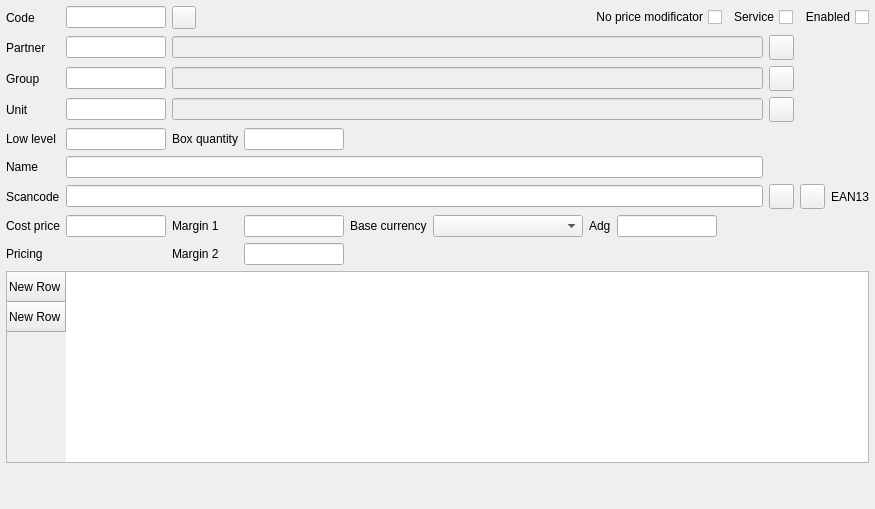
     <widget class="QWidget" name="tab">
      <attribute name="title">
       <string>Main</string>
      </attribute>
      <layout class="QGridLayout" name="gridLayout_2">
       <property name="leftMargin">
        <number>6</number>
       </property>
       <property name="topMargin">
        <number>6</number>
       </property>
       <property name="rightMargin">
        <number>6</number>
       </property>
       <property name="bottomMargin">
        <number>6</number>
       </property>
       <item row="4" column="2" colspan="7">
        <widget class="C5LineEditWithSelector" name="leGroupName">
         <property name="enabled">
          <bool>false</bool>
         </property>
         <property name="focusPolicy">
          <enum>Qt::NoFocus</enum>
         </property>
         <property name="FieldRef" stdset="0">
          <string>f_groupname</string>
         </property>
        </widget>
       </item>
       <item row="13" column="2">
        <widget class="QLabel" name="label_9">
         <property name="text">
          <string>Margin 1</string>
         </property>
        </widget>
       </item>
       <item row="0" column="1">
        <widget class="C5LineEditWithSelector" name="leCode">
         <property name="minimumSize">
          <size>
           <width>100</width>
           <height>0</height>
          </size>
         </property>
         <property name="maximumSize">
          <size>
           <width>100</width>
           <height>16777215</height>
          </size>
         </property>
         <property name="Field" stdset="0">
          <string>f_id</string>
         </property>
         <property name="Primary" stdset="0">
          <bool>true</bool>
         </property>
         <property name="Manual" stdset="0">
          <bool>true</bool>
         </property>
        </widget>
       </item>
       <item row="4" column="1">
        <widget class="C5LineEditWithSelector" name="leGroup">
         <property name="minimumSize">
          <size>
           <width>100</width>
           <height>0</height>
          </size>
         </property>
         <property name="maximumSize">
          <size>
           <width>100</width>
           <height>16777215</height>
          </size>
         </property>
         <property name="Field" stdset="0">
          <string>f_group</string>
         </property>
         <property name="Type" stdset="0">
          <string>1</string>
         </property>
         <property name="Check" stdset="0">
          <string>empty=&quot;Group&quot;</string>
         </property>
        </widget>
       </item>
       <item row="7" column="0">
        <widget class="QLabel" name="lbLowLevel">
         <property name="text">
          <string>Low level</string>
         </property>
        </widget>
       </item>
       <item row="4" column="9">
        <widget class="QPushButton" name="btnNewGroup">
         <property name="minimumSize">
          <size>
           <width>25</width>
           <height>25</height>
          </size>
         </property>
         <property name="maximumSize">
          <size>
           <width>25</width>
           <height>25</height>
          </size>
         </property>
         <property name="focusPolicy">
          <enum>Qt::ClickFocus</enum>
         </property>
         <property name="text">
          <string/>
         </property>
         <property name="icon">
          <iconset resource="../resources/res.qrc">
           <normaloff>:/new.png</normaloff>:/new.png</iconset>
         </property>
        </widget>
       </item>
       <item row="6" column="0">
        <widget class="QLabel" name="lbUnit">
         <property name="text">
          <string>Unit</string>
         </property>
        </widget>
       </item>
       <item row="1" column="2" colspan="7">
        <widget class="C5LineEditWithSelector" name="leSupplierName">
         <property name="enabled">
          <bool>false</bool>
         </property>
         <property name="focusPolicy">
          <enum>Qt::NoFocus</enum>
         </property>
         <property name="FieldRef" stdset="0">
          <string>f_taxname</string>
         </property>
        </widget>
       </item>
       <item row="12" column="1" colspan="8">
        <widget class="C5LineEditWithSelector" name="leScanCode">
         <property name="maxLength">
          <number>32</number>
         </property>
         <property name="allowall" stdset="0">
          <bool>true</bool>
         </property>
        </widget>
       </item>
       <item row="13" column="4">
        <widget class="QLabel" name="label_10">
         <property name="text">
          <string>Base currency</string>
         </property>
        </widget>
       </item>
       <item row="12" column="9">
        <widget class="QWidget" name="wCheckScancode" native="true">
         <layout class="QHBoxLayout" name="horizontalLayout_6">
          <property name="leftMargin">
           <number>0</number>
          </property>
          <property name="topMargin">
           <number>0</number>
          </property>
          <property name="rightMargin">
           <number>0</number>
          </property>
          <property name="bottomMargin">
           <number>0</number>
          </property>
          <item>
           <widget class="QPushButton" name="btnSetControlSum">
            <property name="minimumSize">
             <size>
              <width>25</width>
              <height>25</height>
             </size>
            </property>
            <property name="maximumSize">
             <size>
              <width>25</width>
              <height>25</height>
             </size>
            </property>
            <property name="focusPolicy">
             <enum>Qt::ClickFocus</enum>
            </property>
            <property name="text">
             <string/>
            </property>
            <property name="icon">
             <iconset resource="../resources/res.qrc">
              <normaloff>:/new.png</normaloff>:/new.png</iconset>
            </property>
           </widget>
          </item>
          <item>
           <widget class="QPushButton" name="btnPrintBarcode">
            <property name="minimumSize">
             <size>
              <width>25</width>
              <height>25</height>
             </size>
            </property>
            <property name="maximumSize">
             <size>
              <width>25</width>
              <height>25</height>
             </size>
            </property>
            <property name="focusPolicy">
             <enum>Qt::ClickFocus</enum>
            </property>
            <property name="text">
             <string/>
            </property>
            <property name="icon">
             <iconset resource="../resources/res.qrc">
              <normaloff>:/barcode.png</normaloff>:/barcode.png</iconset>
            </property>
           </widget>
          </item>
          <item>
           <widget class="QLabel" name="lbScancodeType">
            <property name="text">
             <string>EAN13</string>
            </property>
           </widget>
          </item>
         </layout>
        </widget>
       </item>
       <item row="13" column="5">
        <widget class="C5ComboBox" name="cbCurrency">
         <property name="minimumSize">
          <size>
           <width>150</width>
           <height>0</height>
          </size>
         </property>
         <property name="Field" stdset="0">
          <string>f_base_currency</string>
         </property>
         <property name="ItemData" stdset="0">
          <bool>true</bool>
         </property>
        </widget>
       </item>
       <item row="13" column="3">
        <widget class="C5LineEditWithSelector" name="leMargin">
         <property name="maximumSize">
          <size>
           <width>100</width>
           <height>16777215</height>
          </size>
         </property>
         <property name="Field" stdset="0">
          <string>f_price_margin</string>
         </property>
         <property name="Type" stdset="0">
          <string>2</string>
         </property>
        </widget>
       </item>
       <item row="13" column="0">
        <widget class="QLabel" name="lbLastinputprice">
         <property name="text">
          <string>Cost price</string>
         </property>
        </widget>
       </item>
       <item row="10" column="0">
        <widget class="QLabel" name="lbName">
         <property name="text">
          <string>Name</string>
         </property>
        </widget>
       </item>
       <item row="13" column="6">
        <widget class="QLabel" name="lbLastinputprice_2">
         <property name="text">
          <string>Adg</string>
         </property>
        </widget>
       </item>
       <item row="12" column="0">
        <widget class="QLabel" name="lbScancode">
         <property name="text">
          <string>Scancode</string>
         </property>
        </widget>
       </item>
       <item row="1" column="1">
        <widget class="C5LineEditWithSelector" name="leSupplier">
         <property name="minimumSize">
          <size>
           <width>100</width>
           <height>0</height>
          </size>
         </property>
         <property name="maximumSize">
          <size>
           <width>100</width>
           <height>16777215</height>
          </size>
         </property>
         <property name="Field" stdset="0">
          <string>f_supplier</string>
         </property>
         <property name="Type" stdset="0">
          <string>1</string>
         </property>
         <property name="First" stdset="0">
          <bool>true</bool>
         </property>
        </widget>
       </item>
       <item row="7" column="1">
        <widget class="C5LineEditWithSelector" name="leLowLevel">
         <property name="minimumSize">
          <size>
           <width>100</width>
           <height>0</height>
          </size>
         </property>
         <property name="maximumSize">
          <size>
           <width>100</width>
           <height>16777215</height>
          </size>
         </property>
         <property name="Field" stdset="0">
          <string>f_lowlevel</string>
         </property>
         <property name="Type" stdset="0">
          <number>1</number>
         </property>
        </widget>
       </item>
       <item row="1" column="0">
        <widget class="QLabel" name="lbPartner">
         <property name="text">
          <string>Partner</string>
         </property>
        </widget>
       </item>
       <item row="0" column="3" colspan="7">
        <widget class="QWidget" name="widget" native="true">
         <layout class="QHBoxLayout" name="horizontalLayout_5">
          <property name="leftMargin">
           <number>0</number>
          </property>
          <property name="topMargin">
           <number>0</number>
          </property>
          <property name="rightMargin">
           <number>0</number>
          </property>
          <property name="bottomMargin">
           <number>0</number>
          </property>
          <item>
           <spacer name="horizontalSpacer_4">
            <property name="orientation">
             <enum>Qt::Horizontal</enum>
            </property>
            <property name="sizeHint" stdset="0">
             <size>
              <width>40</width>
              <height>20</height>
             </size>
            </property>
           </spacer>
          </item>
          <item>
           <widget class="C5CheckBox" name="chService_2">
            <property name="focusPolicy">
             <enum>Qt::NoFocus</enum>
            </property>
            <property name="layoutDirection">
             <enum>Qt::RightToLeft</enum>
            </property>
            <property name="text">
             <string>No price modificator</string>
            </property>
            <property name="Field" stdset="0">
             <string>f_nospecial_price</string>
            </property>
            <property name="Default" stdset="0">
             <string>0</string>
            </property>
           </widget>
          </item>
          <item>
           <widget class="C5CheckBox" name="chService">
            <property name="focusPolicy">
             <enum>Qt::NoFocus</enum>
            </property>
            <property name="layoutDirection">
             <enum>Qt::RightToLeft</enum>
            </property>
            <property name="text">
             <string>Service</string>
            </property>
            <property name="Field" stdset="0">
             <string>f_service</string>
            </property>
            <property name="Default" stdset="0">
             <string>0</string>
            </property>
           </widget>
          </item>
          <item>
           <widget class="C5CheckBox" name="chEnabled">
            <property name="focusPolicy">
             <enum>Qt::NoFocus</enum>
            </property>
            <property name="layoutDirection">
             <enum>Qt::RightToLeft</enum>
            </property>
            <property name="text">
             <string>Enabled</string>
            </property>
            <property name="Field" stdset="0">
             <string>f_enabled</string>
            </property>
            <property name="Default" stdset="0">
             <string>1</string>
            </property>
           </widget>
          </item>
         </layout>
        </widget>
       </item>
       <item row="4" column="0">
        <widget class="QLabel" name="lbGroup">
         <property name="text">
          <string>Group</string>
         </property>
        </widget>
       </item>
       <item row="14" column="3">
        <widget class="C5LineEditWithSelector" name="leMargin2">
         <property name="maximumSize">
          <size>
           <width>100</width>
           <height>16777215</height>
          </size>
         </property>
         <property name="Field" stdset="0">
          <string>f_price_margin2</string>
         </property>
         <property name="Type" stdset="0">
          <string>2</string>
         </property>
        </widget>
       </item>
       <item row="0" column="0">
        <widget class="QLabel" name="lbCode">
         <property name="text">
          <string>Code</string>
         </property>
        </widget>
       </item>
       <item row="15" column="0" colspan="10">
        <widget class="C5TableWidget" name="tblPricing">
         <property name="editTriggers">
          <set>QAbstractItemView::NoEditTriggers</set>
         </property>
         <property name="selectionMode">
          <enum>QAbstractItemView::NoSelection</enum>
         </property>
         <row>
          <property name="text">
           <string>New Row</string>
          </property>
         </row>
         <row>
          <property name="text">
           <string>New Row</string>
          </property>
         </row>
        </widget>
       </item>
       <item row="6" column="9">
        <widget class="QPushButton" name="btnNewUnit">
         <property name="minimumSize">
          <size>
           <width>25</width>
           <height>25</height>
          </size>
         </property>
         <property name="maximumSize">
          <size>
           <width>25</width>
           <height>25</height>
          </size>
         </property>
         <property name="focusPolicy">
          <enum>Qt::ClickFocus</enum>
         </property>
         <property name="text">
          <string/>
         </property>
         <property name="icon">
          <iconset resource="../resources/res.qrc">
           <normaloff>:/new.png</normaloff>:/new.png</iconset>
         </property>
        </widget>
       </item>
       <item row="10" column="1" colspan="8">
        <widget class="C5LineEditWithSelector" name="leName">
         <property name="Field" stdset="0">
          <string>f_name</string>
         </property>
         <property name="Check" stdset="0">
          <string>empty=&quot;Name&quot;</string>
         </property>
        </widget>
       </item>
       <item row="7" column="3">
        <widget class="C5LineEditWithSelector" name="leQtyBox">
         <property name="minimumSize">
          <size>
           <width>100</width>
           <height>0</height>
          </size>
         </property>
         <property name="maximumSize">
          <size>
           <width>100</width>
           <height>16777215</height>
          </size>
         </property>
         <property name="Field" stdset="0">
          <string>f_qtybox</string>
         </property>
         <property name="Type" stdset="0">
          <number>1</number>
         </property>
        </widget>
       </item>
       <item row="6" column="1">
        <widget class="C5LineEditWithSelector" name="leUnit">
         <property name="minimumSize">
          <size>
           <width>100</width>
           <height>0</height>
          </size>
         </property>
         <property name="maximumSize">
          <size>
           <width>100</width>
           <height>16777215</height>
          </size>
         </property>
         <property name="Field" stdset="0">
          <string>f_unit</string>
         </property>
         <property name="Type" stdset="0">
          <string>1</string>
         </property>
         <property name="Check" stdset="0">
          <string>empty=&quot;Unit&quot;</string>
         </property>
        </widget>
       </item>
       <item row="7" column="2">
        <widget class="QLabel" name="lbLowLevel_3">
         <property name="text">
          <string>Box quantity</string>
         </property>
        </widget>
       </item>
       <item row="6" column="2" colspan="7">
        <widget class="C5LineEditWithSelector" name="leUnitName">
         <property name="enabled">
          <bool>false</bool>
         </property>
         <property name="focusPolicy">
          <enum>Qt::NoFocus</enum>
         </property>
         <property name="FieldRef" stdset="0">
          <string>f_unitname</string>
         </property>
        </widget>
       </item>
       <item row="13" column="8">
        <spacer name="horizontalSpacer_5">
         <property name="orientation">
          <enum>Qt::Horizontal</enum>
         </property>
         <property name="sizeHint" stdset="0">
          <size>
           <width>40</width>
           <height>20</height>
          </size>
         </property>
        </spacer>
       </item>
       <item row="0" column="2">
        <widget class="QToolButton" name="btnPinLast">
         <property name="focusPolicy">
          <enum>Qt::NoFocus</enum>
         </property>
         <property name="text">
          <string/>
         </property>
         <property name="icon">
          <iconset resource="../resources/res.qrc">
           <normaloff>:/pushpin.png</normaloff>:/pushpin.png</iconset>
         </property>
         <property name="checkable">
          <bool>true</bool>
         </property>
         <property name="checked">
          <bool>false</bool>
         </property>
        </widget>
       </item>
       <item row="14" column="0">
        <widget class="QLabel" name="label_4">
         <property name="text">
          <string>Pricing</string>
         </property>
        </widget>
       </item>
       <item row="16" column="0">
        <spacer name="verticalSpacer_3">
         <property name="orientation">
          <enum>Qt::Vertical</enum>
         </property>
         <property name="sizeHint" stdset="0">
          <size>
           <width>20</width>
           <height>40</height>
          </size>
         </property>
        </spacer>
       </item>
       <item row="13" column="1">
        <widget class="C5LineEditWithSelector" name="leCostPrice">
         <property name="minimumSize">
          <size>
           <width>100</width>
           <height>0</height>
          </size>
         </property>
         <property name="maximumSize">
          <size>
           <width>100</width>
           <height>16777215</height>
          </size>
         </property>
         <property name="Field" stdset="0">
          <string>f_lastinputprice</string>
         </property>
         <property name="Type" stdset="0">
          <string>2</string>
         </property>
         <property name="DecimalPlaces" stdset="0">
          <number>7</number>
         </property>
        </widget>
       </item>
       <item row="13" column="7">
        <widget class="C5LineEditWithSelector" name="leAdg">
         <property name="maximumSize">
          <size>
           <width>100</width>
           <height>16777215</height>
          </size>
         </property>
         <property name="Field" stdset="0">
          <string>f_adg</string>
         </property>
        </widget>
       </item>
       <item row="14" column="2">
        <widget class="QLabel" name="label_11">
         <property name="text">
          <string>Margin 2</string>
         </property>
        </widget>
       </item>
       <item row="1" column="9">
        <widget class="QPushButton" name="btnNewPartner">
         <property name="minimumSize">
          <size>
           <width>25</width>
           <height>25</height>
          </size>
         </property>
         <property name="maximumSize">
          <size>
           <width>25</width>
           <height>25</height>
          </size>
         </property>
         <property name="focusPolicy">
          <enum>Qt::ClickFocus</enum>
         </property>
         <property name="text">
          <string/>
         </property>
         <property name="icon">
          <iconset resource="../resources/res.qrc">
           <normaloff>:/new.png</normaloff>:/new.png</iconset>
         </property>
        </widget>
       </item>
      </layout>
     </widget>
